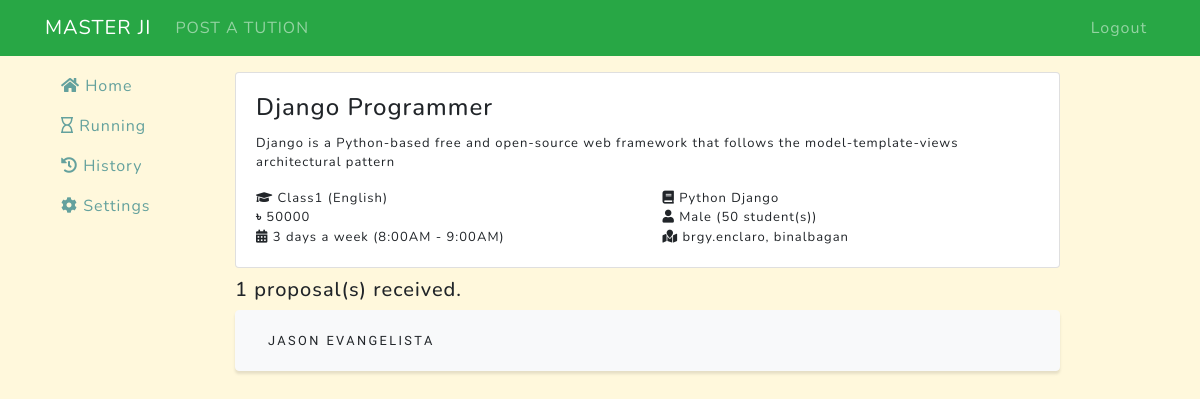
Page /client/ad/6/ (signed in) on the committed database.
### tuition/models.py (models this page shows, shortened)
class Ad(models.Model):
    ad_time = models.DateTimeField(auto_now=True, verbose_name='Ad time')
    title = models.CharField(max_length=1000, null=False, verbose_name='Title')
    description = models.TextField(verbose_name='Description')
    subjects = models.CharField(max_length=1000, null=False, verbose_name='Subjects')
    type = models.CharField(max_length=200, null=False, verbose_name='Type')
    grade = models.CharField(max_length=200, null=False, verbose_name='Class')
    gender = models.CharField(max_length=20, verbose_name='Gender')
    pref_gender = models.CharField(max_length=20, verbose_name='Preferred Gender')
    std_count = models.IntegerField(verbose_name='Student Count')
    time = models.CharField(max_length=200, verbose_name='Teaching Time')
    days = models.IntegerField(null=False, verbose_name='How many days a week')
    location = models.CharField(max_length=1000, null=False, verbose_name='Location')
    salary = models.IntegerField(null=False, verbose_name='Monthly Salary')
    client = models.ForeignKey(User, on_delete=models.CASCADE)
    taken = models.BooleanField(default=False, verbose_name='Taken')  # Whether the job is taken
    timeout = models.DateTimeField(null=False, verbose_name='Run This Ad Until')  # The Ad will be available until that time

class Proposal(models.Model):
    ad = models.ForeignKey(Ad, on_delete=models.CASCADE, verbose_name="Ad")
    tutor = models.ForeignKey(User, on_delete=models.CASCADE)
    proposal = models.TextField(null=True)
    date = models.DateField(auto_now=True, verbose_name="Date proposed")

### users/models.py (models this page shows, shortened)
class User(AbstractBaseUser):
    email = models.EmailField(
        verbose_name='Email address',
        max_length=255,
        unique=True,
    )
    is_active = models.BooleanField(default=True)
    is_admin = models.BooleanField(default=False)
    is_client = models.BooleanField(default=False)
    is_tutor = models.BooleanField(default=False)
    name = models.CharField(max_length=100, null=False, verbose_name='Full name')
    bio = models.CharField(max_length=1000, verbose_name='Bio')
    location = models.CharField(max_length=1000, verbose_name='Location')
    gender = models.CharField(max_length=20, verbose_name='Gender')
    title = models.CharField(max_length=1000, verbose_name='Overview title')  # Overview title
    overview = models.TextField(verbose_name='Overview')
    expertise = models.CharField(max_length=1000, verbose_name='Expertise')
    profile_img = models.TextField(verbose_name='Profile Image', blank=True)
    USERNAME_FIELD = 'email'
    REQUIRED_FIELDS = ['name']
    objects = UserManager()

### client/decorators.py (the view)
    def wrapper(request, *args, **kwargs):
        decorated_view_func = login_required(request)
        if not decorated_view_func.user.is_authenticated:
            messages.warning(request, 'Please login first')
            return redirect('login-page')
        if not request.user.is_client:
            return redirect('home-page')
        else:
            return function(request, *args, **kwargs)

### client/views.py (called while the page is built)
def get_feed(request, ad):
    _feedback = ClientFeedback.objects.filter(ad=ad)
    return {
        'ad': ad,
        'pk': ad.pk,
        'title': ad.title,
        'description': ad.description,
        'grade': ad.grade,
        'type': ad.type,
        'subjects': ad.subjects,
        'salary': ad.salary,
        'gender': ad.gender,
        'std_count': ad.std_count,
        'days': ad.days,
        'time': ad.time,
        'location': ad.location,
        'client': ad.client,
        'proposals': ad.proposal_set.count(),
        'feedback': _feedback[0] if _feedback.exists() else False,
    }

### client/templates/client/view_ad.html (shortened to what this page needs)
{% extends 'client/base_client.html' %}
{% block content %}
    <div class="view-ad">
      {% include 'client/single_ad.inc.html' %}
    </div>
    {% if proposals %}
    <div class="prop_parent">
      <div class="h5">{{ proposals.count }} proposal(s) received.</div>
      {% for proposal in proposals %}
      <a class="btn btn-light d-block text-left" data-toggle="collapse" href="#history_active" role="button"
         aria-expanded="false" aria-controls="history_active">{{ proposal.tutor.name }}</a>
      {% endfor %}
    </div>
    {% endif %}
{% endblock content %}

### client/templates/client/base_client.html (shortened to what this page needs)
{% load static %}
<!doctype html>
<html lang="en">
<head>
  <link rel="stylesheet" href="{% static 'vendor/bootstrap/css/bootstrap.min.css' %}">
  <link rel="stylesheet" href="https://cdnjs.cloudflare.com/ajax/libs/font-awesome/5.9.0/css/all.min.css" />
  <link href="{% static 'css/grayscale.min.css' %}" rel="stylesheet">
</head>
<body style="background-color: cornsilk;">
  <nav class="navbar navbar-expand-lg navbar-dark fixed-top bg-success">
    <div class="container">
      <a class="navbar-brand js-scroll-trigger" href="{% url 'client-home' %}">MASTER JI</a>
      <div class="">
        <ul class="navbar-nav ml-auto">
          <li class="nav-item">
            <a class="nav-link" href="{% url 'client-new' %}">POST A TUTION</a>
          </li>
        </ul>
      </div>
      <div class="collapse navbar-collapse" id="navbarResponsive">
        <ul class="navbar-nav ml-auto">
          <li class="nav-item">
            <a class="nav-link" href="{% url 'tutor-logout' %}">Logout</a>
          </li>
        </ul>
      </div>
    </div>
  </nav>
  <header style="padding-top: 56px">
    <div class="container">
      <div class="row">
        <nav class="col-md-3 col-lg-2 sidebar">
          <div class="position-fixed">
            <ul class="nav flex-column">
              <li class="nav-item">
                <a class="nav-link {{ client_home }}" href="{% url 'client-home' %}">
                  <i class="fa fa-home"></i>
                  Home
                </a>
              </li>
              <li class="nav-item">
                <a class="nav-link {{ client_running }}" href="{% url 'client-running' %}">
                  <i class="far fa-hourglass"></i>
                  Running
                </a>
              </li>
              <li class="nav-item">
                <a class="nav-link {{ client_history }}" href="{% url 'client-history' %}">
                  <i class="fa fa-history"></i>
                  History
                </a>
              </li>
              <li class="nav-item">
                <a class="nav-link {{ client_settings }}" href="{% url 'client-settings' %}">
                  <i class="fa fa-cog"></i>
                  Settings
                </a>
              </li>
            </ul>
          </div>
        </nav>
        <div class="col-md-9 main-section">
        {% block content %}{% endblock %}
        </div>
      </div>
    </div>
  </header>
</body>
</html>

### client/templates/client/single_ad.inc.html (shortened to what this page needs)
{% if feed.proposals and show_applicant_number %}
<div class="ad border-info card" style="border-top-width: thick;">
  <div class="bg-info card-text text-light" style="padding: 0 10px;">
    {{ feed.proposals }} applicant(s)
  </div>
{% else %}
<div class="ad card">
{% endif %}
  <div class="card-body">
    <h4 class="card-title">
    {% if display_url %}
        <a class="card-link" href="{% url 'client-applicants' feed.pk %}">{{ feed.title }}</a>
    {% else %}
        {{ feed.title }}
    {% endif %}
    </h4>
    <p class="card-text">{{ feed.description }}</p>
    <div class="row">
      <div class="col-md-6" title="Class and medium"><i class="fa fa-graduation-cap"></i> {{ feed.grade }} ({{ feed.type }})</div>
      <div class="col-md-6" title="Subjects"><i class="fa fa-book"></i> {{ feed.subjects }}</div>
    </div>
    <div class="row">
      <div class="col-md-6" title="Monthly salary"><i class="fa">৳</i> {{ feed.salary }}</div>
      <div class="col-md-6" title="Student gender and count"><i class="fa fa-user"></i> {{ feed.gender }} ({{ feed.std_count }} student(s))</div>
    </div>
    <div class="row">
      <div class="col-md-6" title="Date and time">
        <i class="fa fa-calendar-alt"></i>
        {{ feed.days }} days a week
        {% if feed.time %}
            ({{ feed.time }})
        {% endif %}
      </div>
      <div class="col-md-6" title="Location"><i class="fa fa-map-marked"></i> {{ feed.location }}</div>
    </div>
  </div>
</div>

### client/templates/client/view_ad.html (style rules this page uses)
div.view-ad { margin-top: 1rem; margin-bottom: 10px; }

### rows in the picture
Ad: title "Django Programmer", description "Django is a Python-based free and open-source web framework that follows the model-template-views architectural pattern", grade "Class1", type "English", subjects "Python Django", gender "Male", time "8:00AM - 9:00AM", location "brgy.enclaro, binalbagan"
Proposal: tutor.name "JASON EVANGELISTA"

### other values in the picture
{{ feed.salary }} "50000"
{{ feed.std_count }} "50"
{{ feed.days }} "3"
{{ proposals.count }} "1"
